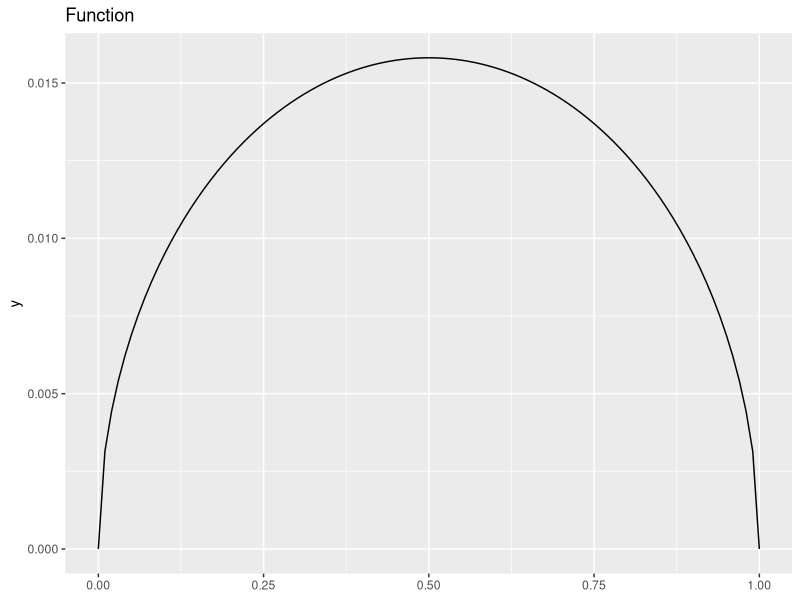
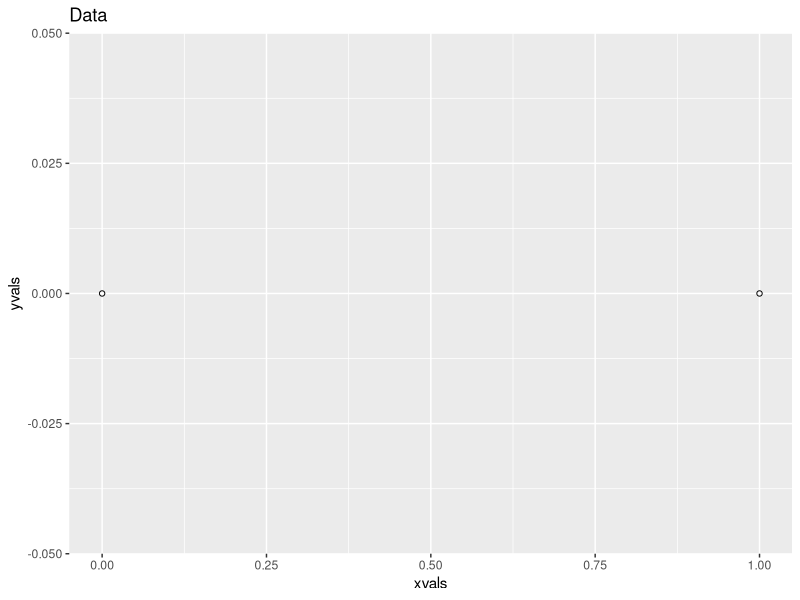

Source code (R) for these figures, in order:
# graphing calculator

require(ggplot2)

# Plot a function without data (must specify range of x-axis)

#f <- function(x) sqrt(x)*10
f <- function(x) sqrt(x*(1-x)/1000)

g <- function(x) x

xMin <- 0
xMax <- 1

base <-
  ggplot() +
  xlim(xMin, xMax)

funGraph <- 
  base + 
  geom_function(fun = f) +
#  geom_function(fun = g) +
  ggtitle("Function")

print(funGraph)

# Generate a data table and plot the data from the table

xvals <- seq(xMin, xMax, by=1)
yvals <- f(xvals)
df <- cbind(x=xvals, y=yvals)

dataGraph <- 
  base + 
  aes(xvals, yvals) + 
  geom_point(shape=1) +
  ggtitle("Data")

print(dataGraph)
